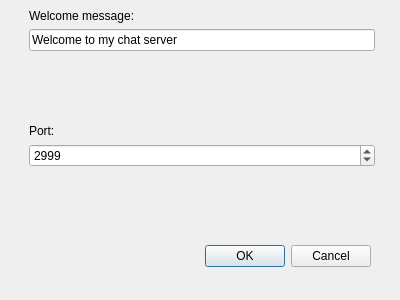
<?xml version="1.0" encoding="UTF-8"?>
<ui version="4.0">
 <class>Dialog</class>
 <widget class="QDialog" name="Dialog">
  <property name="geometry">
   <rect>
    <x>0</x>
    <y>0</y>
    <width>400</width>
    <height>300</height>
   </rect>
  </property>
  <property name="windowTitle">
   <string>Dialog</string>
  </property>
  <widget class="QDialogButtonBox" name="buttonBox">
   <property name="geometry">
    <rect>
     <x>30</x>
     <y>240</y>
     <width>341</width>
     <height>32</height>
    </rect>
   </property>
   <property name="orientation">
    <enum>Qt::Horizontal</enum>
   </property>
   <property name="standardButtons">
    <set>QDialogButtonBox::Cancel|QDialogButtonBox::Ok</set>
   </property>
  </widget>
  <widget class="QStackedWidget" name="stackedWidget">
   <property name="geometry">
    <rect>
     <x>20</x>
     <y>0</y>
     <width>364</width>
     <height>243</height>
    </rect>
   </property>
   <property name="currentIndex">
    <number>0</number>
   </property>
   <widget class="QWidget" name="page">
    <layout class="QVBoxLayout" name="verticalLayout_2">
     <item>
      <widget class="QLabel" name="label">
       <property name="text">
        <string>Welcome message:</string>
       </property>
      </widget>
     </item>
     <item>
      <widget class="QLineEdit" name="txtMessage">
       <property name="text">
        <string>Welcome to my chat server</string>
       </property>
      </widget>
     </item>
     <item>
      <spacer name="verticalSpacer">
       <property name="orientation">
        <enum>Qt::Vertical</enum>
       </property>
       <property name="sizeHint" stdset="0">
        <size>
         <width>20</width>
         <height>40</height>
        </size>
       </property>
      </spacer>
     </item>
     <item>
      <widget class="QLabel" name="label_2">
       <property name="text">
        <string>Port:</string>
       </property>
      </widget>
     </item>
     <item>
      <widget class="QSpinBox" name="sbPort">
       <property name="maximum">
        <number>64000</number>
       </property>
       <property name="value">
        <number>2999</number>
       </property>
      </widget>
     </item>
     <item>
      <spacer name="verticalSpacer_2">
       <property name="orientation">
        <enum>Qt::Vertical</enum>
       </property>
       <property name="sizeHint" stdset="0">
        <size>
         <width>20</width>
         <height>40</height>
        </size>
       </property>
      </spacer>
     </item>
    </layout>
   </widget>
   <widget class="QWidget" name="page_2">
    <layout class="QVBoxLayout" name="verticalLayout_3">
     <item>
      <layout class="QHBoxLayout" name="horizontalLayout">
       <item>
        <widget class="QPushButton" name="btnStart">
         <property name="text">
          <string>Start</string>
         </property>
        </widget>
       </item>
       <item>
        <widget class="QPushButton" name="btnStop">
         <property name="text">
          <string>Stop</string>
         </property>
        </widget>
       </item>
      </layout>
     </item>
     <item>
      <widget class="QLabel" name="lblStatus">
       <property name="text">
        <string>Closed</string>
       </property>
      </widget>
     </item>
    </layout>
   </widget>
  </widget>
 </widget>
 <resources/>
 <connections>
  <connection>
   <sender>buttonBox</sender>
   <signal>rejected()</signal>
   <receiver>Dialog</receiver>
   <slot>reject()</slot>
   <hints>
    <hint type="sourcelabel">
     <x>316</x>
     <y>260</y>
    </hint>
    <hint type="destinationlabel">
     <x>286</x>
     <y>274</y>
    </hint>
   </hints>
  </connection>
  <connection>
   <sender>buttonBox</sender>
   <signal>accepted()</signal>
   <receiver>Dialog</receiver>
   <slot>accept()</slot>
   <hints>
    <hint type="sourcelabel">
     <x>248</x>
     <y>254</y>
    </hint>
    <hint type="destinationlabel">
     <x>157</x>
     <y>274</y>
    </hint>
   </hints>
  </connection>
 </connections>
</ui>
